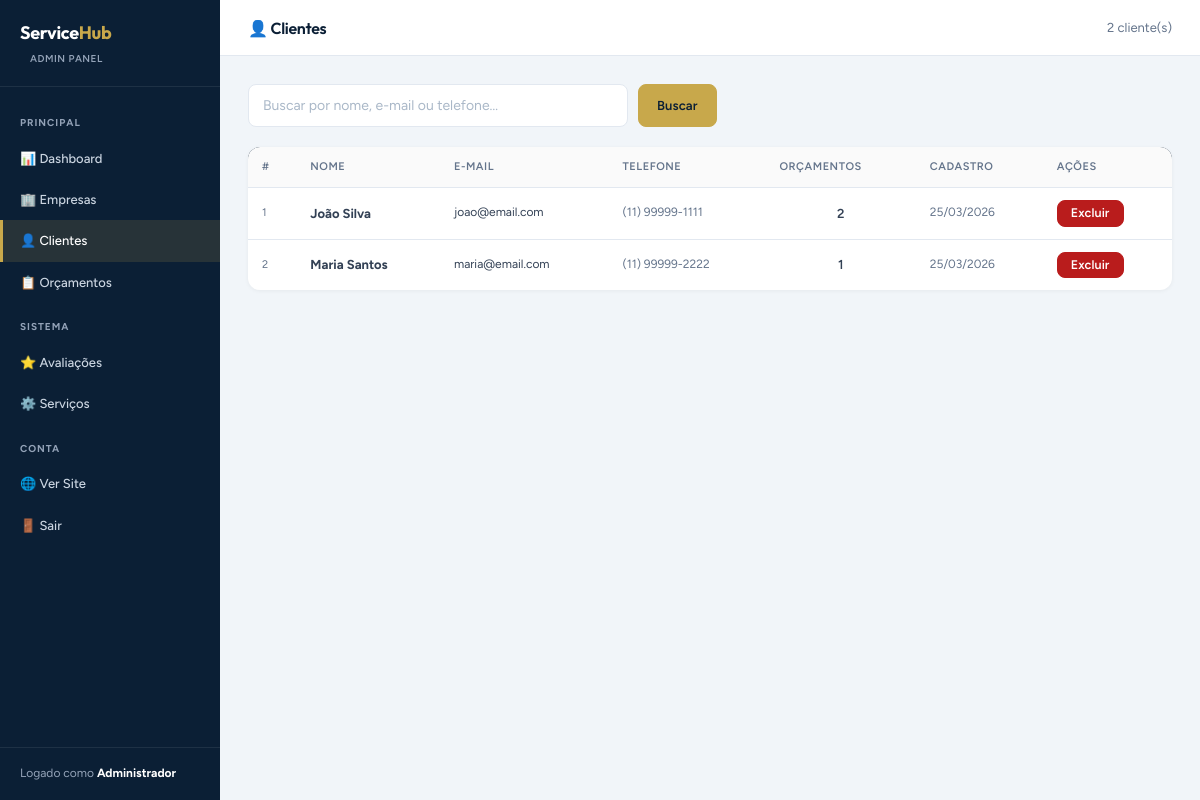
Before: /admin/clientes.php (signed in) with the older database file.
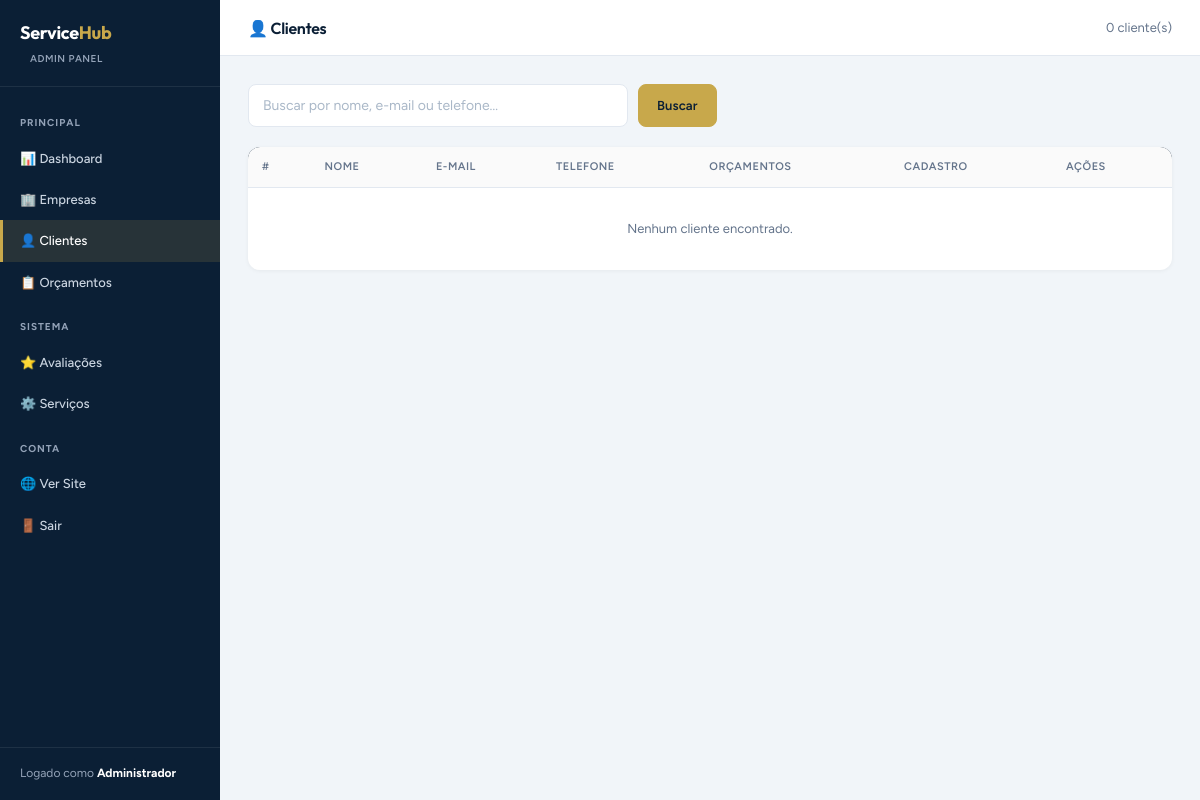
After: the same page with the newer database file.
### tables this page shows
CREATE TABLE clientes (
    id INT AUTO_INCREMENT PRIMARY KEY,
    nome VARCHAR(100) NOT NULL,
    email VARCHAR(100) NOT NULL UNIQUE,
    senha VARCHAR(255) NOT NULL,
    telefone VARCHAR(20),
    endereco TEXT,
    cpf_cnpj VARCHAR(20),
    tipo ENUM('fisica','juridica') DEFAULT 'fisica',
    created_at TIMESTAMP DEFAULT CURRENT_TIMESTAMP,
    updated_at TIMESTAMP DEFAULT CURRENT_TIMESTAMP ON UPDATE CURRENT_TIMESTAMP
);

### admin/clientes.php (the view, shortened to what this page needs)
<?php
require_once '../includes/config.php';
$busca = trim($_GET['busca'] ?? '');
$page  = max(1, (int)($_GET['page'] ?? 1));
$limit = 15; $offset = ($page-1)*$limit;
$where  = $busca ? "WHERE nome LIKE ? OR email LIKE ? OR telefone LIKE ?" : '';
$params = $busca ? ["%$busca%","%$busca%","%$busca%"] : [];
$total = $pdo->prepare("SELECT COUNT(*) FROM clientes $where");
$total->execute($params); $total = $total->fetchColumn();
$stmt = $pdo->prepare("SELECT c.*, (SELECT COUNT(*) FROM orcamentos o WHERE o.cliente_id=c.id) AS total_orc FROM clientes c $where ORDER BY c.created_at DESC LIMIT ? OFFSET ?");
$stmt->bindValue(count($params)+1,$limit,PDO::PARAM_INT);
$stmt->bindValue(count($params)+2,$offset,PDO::PARAM_INT);
$stmt->execute(); $clientes = $stmt->fetchAll();
function sidebarHtml($active) {
    return '<aside class="admin-sidebar">
  <div class="sidebar-logo"><h1>Service<span>Hub</span></h1><div class="badge">ADMIN PANEL</div></div>
  <nav class="sidebar-nav">
    <div class="section-label">Principal</div>
    <a href="index.php"'.($active==='dashboard'?' class="active"':'').'>📊 Dashboard</a>
    <a href="empresas.php"'.($active==='empresas'?' class="active"':'').'>🏢 Empresas</a>
    <a href="clientes.php"'.($active==='clientes'?' class="active"':'').'>👤 Clientes</a>
    <a href="orcamentos.php"'.($active==='orcamentos'?' class="active"':'').'>📋 Orçamentos</a>
    <div class="section-label">Sistema</div>
    <a href="avaliacoes.php"'.($active==='avaliacoes'?' class="active"':'').'>⭐ Avaliações</a>
    <a href="servicos.php"'.($active==='servicos'?' class="active"':'').'>⚙️ Serviços</a>
    <div class="section-label">Conta</div>
    <a href="../index.php" target="_blank">🌐 Ver Site</a>
    <a href="logout.php">🚪 Sair</a>
  </nav>
  <div class="sidebar-footer" style="font-size:12px;color:var(--slate);">Logado como <strong style="color:#fff;">'.$_SESSION['admin_nome'].'</strong></div>
</aside>';
}
?>
<!DOCTYPE html>
<html lang="pt-BR">
<head>
  <link rel="stylesheet" href="../css/estilo.css">
</head>
<body>
<?= sidebarHtml('clientes') ?>
<div class="main-wrap">
  <div class="top-bar">
    <h2 style="font-size:16px;font-weight:600;">👤 Clientes</h2>
    <span style="font-size:13px;color:var(--text-muted);"><?= number_format($total) ?> cliente(s)</span>
  </div>
  <div class="content">
    <form method="get" style="display:flex;gap:10px;margin-bottom:20px;">
      <input type="text" name="busca" class="form-control" placeholder="Buscar por nome, e-mail ou telefone…" value="<?= htmlspecialchars($busca) ?>" style="max-width:380px;">
      <button type="submit" class="btn btn-primary">Buscar</button>
    </form>
    <table class="admin-table">
      <thead>
        <tr><th>#</th><th>Nome</th><th>E-mail</th><th>Telefone</th><th>Orçamentos</th><th>Cadastro</th><th>Ações</th></tr>
      </thead>
      <tbody>
        <?php foreach ($clientes as $c): ?>
        <tr>
          <td style="color:var(--text-muted);font-size:11px;"><?= $c['id'] ?></td>
          <td><strong><?= htmlspecialchars($c['nome']) ?></strong></td>
          <td style="font-size:12px;"><?= htmlspecialchars($c['email']) ?></td>
          <td style="font-size:12px;color:var(--text-muted);"><?= htmlspecialchars($c['telefone'] ?? '—') ?></td>
          <td style="text-align:center;font-weight:600;"><?= $c['total_orc'] ?></td>
          <td style="font-size:12px;color:var(--text-muted);"><?= date('d/m/Y', strtotime($c['created_at'])) ?></td>
          <td>
            <a href="clientes.php?delete=<?= $c['id'] ?>" class="btn btn-sm btn-danger"
               onclick="return confirm('Excluir este cliente e todos os seus dados?')">Excluir</a>
          </td>
        </tr>
        <?php endforeach; ?>
        <?php if (empty($clientes)): ?>
        <tr><td colspan="7" style="text-align:center;padding:30px;color:var(--text-muted);">Nenhum cliente encontrado.</td></tr>
        <?php endif; ?>
      </tbody>
    </table>
  </div>
</div>
</body>
</html>

Changed rows visible on the page:
removed clientes: id "1", nome "João Silva", email "joao@email.com", telefone "(11) 99999-1111", total_orc "2", created_at "25/03/2026"
removed clientes: id "2", nome "Maria Santos", email "maria@email.com", telefone "(11) 99999-2222", total_orc "1", created_at "25/03/2026"
Other visible differences:
$total: "2" → "0"
text now shown: "Nenhum cliente encontrado."
